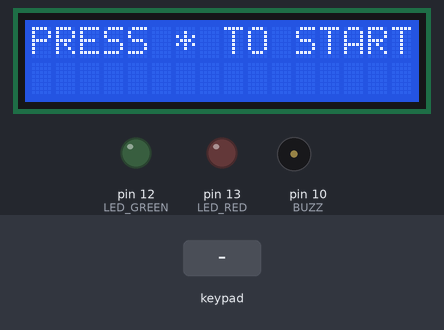
Bench run of a sketch on a simulated Arduino Uno, built with avr-gcc and run on an emulated ATmega328P. On the bench: 16×2 character LCD, output pins drawn as LEDs (lit = HIGH), buzzer (waves = sounding, pin HIGH). Inputs (shaded band) come from the test bench. What the sketch prints to the serial monitor is not drawn.

Above: at 1.9 s.
2.0 s: key '*' pressed
At 4.3 s:
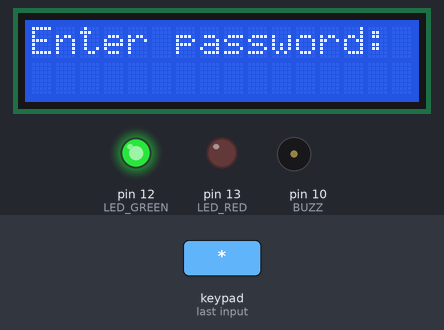
4.6 s: keypad keys 0 0 0 0 # pressed 0.4 s apart
At 7.6 s:
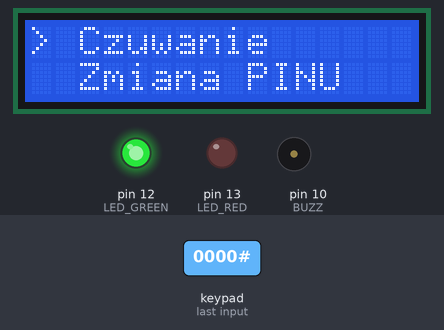
8.1 s: keypad keys 0 0 0 0 pressed 0.4 s apart
At 9.9 s:
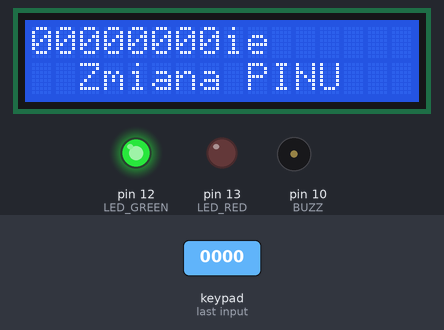
11.2 s: key '1' pressed
At 12.2 s:
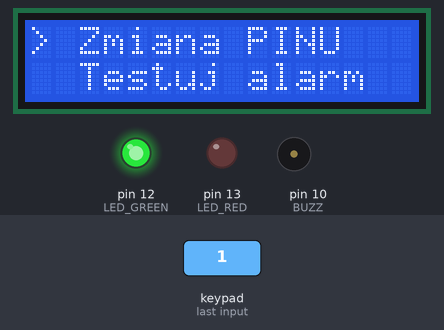
12.7 s: keypad keys 9 8 7 6 pressed 0.4 s apart
At 13.97 s:
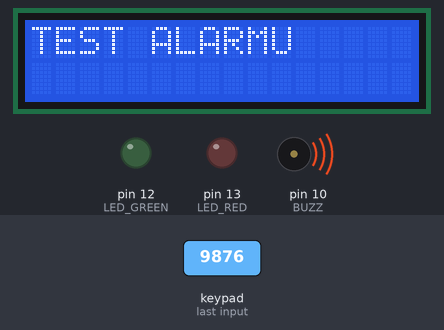
15.8 s: key '<' pressed
At 20.8 s:
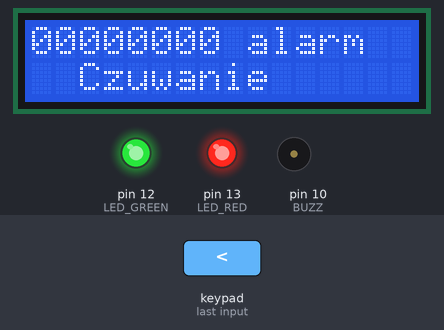
Timing chart, 0 to 21.4 s (numbered marks = the images above; inputs shaded):
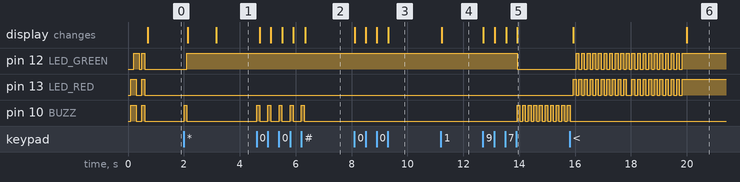

The sketch:

Project_IOT.ino
```cpp
#include <LiquidCrystal_I2C.h>
#include <Wire.h>
#include <Keypad.h>
#include <stdio.h>
#include <string.h>
#define PIR 11

LiquidCrystal_I2C lcd(0x3F, 16, 2);

const int ROW_NUM = 4; //four rows
const int COLUMN_NUM = 4; //four columns

char keys[ROW_NUM][COLUMN_NUM] = {
  {'1','2','3', 'X'},
  {'4','5','6', '<'},
  {'7','8','9', 'C'},
  {'*','0','#', 'S'}
};

byte pin_rows[ROW_NUM] = {9, 8, 7, 6}; //connect to the row pinouts of the keypad
byte pin_column[COLUMN_NUM] = {5, 4, 3, 2}; //connect to the column pinouts of the keypad

Keypad keypad = Keypad( makeKeymap(keys), pin_rows, pin_column, ROW_NUM, COLUMN_NUM );

String PIN = "0000";
int position = 0;
String current = "";
int MAX_SIZE = 15;
int MAX_ATTEMPTS = 3;
bool LOGGED = false;
int attempts = 0;

void print_line(String txt, int position = 0){
    lcd.setCursor(0, position);
    lcd.print(txt);
}

void recordPressNumber(char x, int position = 0){
  if(current.length()<MAX_SIZE){
    current += x;
    print_line(current, position);
  }
}

void initialMessage(){
  lcd.clear();
  lcd.setCursor(0,0);
  lcd.print("PRESS * TO START");
}

void hello(){
  lcd.init();
  lcd.backlight();
  // delay(100);
  lcd.setCursor(0,0);
  lcd.print("IOT PROJECT");
  lcd.setCursor(0,1);
  lcd.print("PROSTY ALARM");
  // delay(1000);
  initialMessage();
}

int LED_RED = 13;
int LED_GREEN = 12;
int BUZZ = 10;

void initDiody(){
  pinMode(LED_RED, OUTPUT);
  pinMode(LED_GREEN, OUTPUT);
  pinMode(BUZZ, OUTPUT);
  pinMode(PIR, INPUT);

  delay(100);
  digitalWrite(LED_RED, HIGH);
  digitalWrite(BUZZ, HIGH);
  delay(100);
  digitalWrite(LED_GREEN, HIGH);
  delay(100);
  digitalWrite(LED_RED, LOW);
  digitalWrite(BUZZ, LOW);
  delay(100);
  digitalWrite(LED_GREEN, LOW);
  delay(100);
  digitalWrite(LED_RED, HIGH);
  digitalWrite(LED_GREEN, HIGH);
  digitalWrite(BUZZ, HIGH);
  delay(100);
  digitalWrite(LED_RED, LOW);
  digitalWrite(LED_GREEN, LOW);
  digitalWrite(BUZZ, LOW);
}

void setup() {
  Serial.begin(9600);
  initDiody();
  hello();
}

void czuwanie() {
  delay(500);
  while(true){
    lcd.clear();
    print_line("CLEAR", 0);
    delay(100);

    int ruch = digitalRead(PIR);
    if(ruch == HIGH){
      lcd.clear();
      print_line("MOVE DETECTED!", 0);
      for(int i = 0; i<10;i++){
        digitalWrite(LED_RED, HIGH);
        digitalWrite(LED_GREEN, LOW);
        digitalWrite(BUZZ, HIGH);
        delay(100);
        digitalWrite(LED_RED, LOW);
        digitalWrite(LED_GREEN, HIGH);
        digitalWrite(BUZZ, LOW);
        delay(100);
      }
    }else{
      digitalWrite(LED_RED, LOW);
      digitalWrite(LED_GREEN, LOW);
      digitalWrite(BUZZ, LOW);
    }
  }
}

void countdown(){

}

void loop() {
  if(!LOGGED){
    login();
  }else{
    userMenu();
    // czuwanie();
  }
}

void keyPressedSound(){
  digitalWrite(BUZZ, HIGH);
  delay(100);
  digitalWrite(BUZZ, LOW);
}

void login() {
    char key = keypad.getKey();
    bool lock = false;
    if(key=='*'){
      digitalWrite(BUZZ, HIGH);
      delay(100);
      digitalWrite(BUZZ, LOW);
      digitalWrite(LED_GREEN, HIGH);
      lcd.clear();
      print_line("Enter password:", 0);
      print_line("Confirm with #", 1);
      delay(1000);
      lcd.clear();
      print_line("Enter password:", 0);
      while(!lock){
        char key = keypad.getKey();
        if(key){
          keyPressedSound();
          switch (key){
            case '1':
            case '2':
            case '3':
            case '4':
            case '5':
            case '6':
            case '7':
            case '8':
            case '9':
            case '0':
              recordPressNumber(key, 1);
              break;
            case '<':
              recordBackButton();
              break;
            case 'X':
              recordClearButton();
              break;
            case '#':
              verifyPassword();
              lock = true;
              break;
            default:
              printStatment(key);
          }
        }
      }
  }

}

void verifyPassword(){
    Serial.println(current);
    if(current == PIN){
      lcd.clear();
      print_line("WELCOME ! ! !", 0);
      LOGGED = true;
    }else{
      attempts+=1;
      current = "";
      digitalWrite(LED_RED, HIGH);
      for(int i = 0; i < 3; i++){
        digitalWrite(BUZZ, HIGH);
        delay(100);
        digitalWrite(BUZZ, LOW);
        delay(100);
      }
      lcd.clear();
      print_line("BAD PASSWORD", 0);
      print_line("ATTEMPTS LEFT: "+String(MAX_ATTEMPTS-attempts), 1);
      delay(1000);
      digitalWrite(LED_RED, LOW);
      initialMessage();
    }
}

int currentPosition = 0;
int nextMenuPosition = 1;
String options[] = {"Czuwanie", "Zmiana PINU", "Testuj alarm"};
int menuLength = 3;

void printMenu(){
  lcd.clear();
  print_line("> "+options[currentPosition], 0);
  print_line("  "+options[nextMenuPosition], 1);
}

void incrementPosition(){
  currentPosition = nextMenuPosition;
  nextMenuPosition += 1;
  if(nextMenuPosition==menuLength){
    nextMenuPosition = 0;
  }
}

void decrementPosition(){
  nextMenuPosition = currentPosition;
  currentPosition -= 1;
  if(currentPosition==-1){
    currentPosition = menuLength - 1;
  }
}

void testAlarm(){
  lcd.clear();
  print_line("TEST ALARMU", 0);
  digitalWrite(LED_RED, LOW);
  digitalWrite(LED_GREEN, LOW);
  for(int i = 0; i<10; i++){
    digitalWrite(BUZZ, HIGH);
    delay(100);
    digitalWrite(BUZZ, LOW);
    delay(100);
  }
  lcd.clear();
  print_line("TEST DIOD", 0);
  for(int i = 0; i<10; i++){
    digitalWrite(LED_RED, HIGH);
    digitalWrite(LED_GREEN, LOW);
    delay(100);
    digitalWrite(LED_RED, LOW);
    digitalWrite(LED_GREEN, HIGH);
    delay(100);
  }
  for(int i = 0; i<10; i++){
    digitalWrite(LED_RED, LOW);
    digitalWrite(LED_GREEN, LOW);
    delay(100);
    digitalWrite(LED_RED, HIGH);
    digitalWrite(LED_GREEN, HIGH);
    delay(100);
  }

  digitalWrite(LED_GREEN, HIGH);
}

void selectOption(){
  switch(currentPosition){
    case 0: // Czuwanie
      break;
    case 1: // Zmiana PIN
      break;
    case 2: // Test alarmu
      testAlarm();
      break;
    default:
      break;
  }
  printMenu();
}


void userMenu(){
  printMenu();
  while(true){
    char key = keypad.getKey();
      if(key){
        switch (key){
          case '1':
          case '2':
            incrementPosition();
            printMenu();
            break;
          case '3':
          case '4':
          case '5':
          case '6':
            selectOption();
            break;
          case '7':
          case '8':
            decrementPosition();
            printMenu();
            break;
          case '9':
          case '0':
            recordPressNumber(key, 0);
            break;
          case '<':
            recordBackButton();
            break;
          case 'X':
            recordClearButton();
            break;
          // default:
            // printStatment(key);
        }
      }
  }
}


void recordBackButton(){
  if(current.length()>0){
    current = current.substring(0, current.length()-1);
    print_line(current, 0);
  }
}

void recordClearButton(){
    current = "";
    print_line(current, 0);
    // Serial.println(x);
}


void printStatment(char x){
  lcd.clear();
  lcd.setCursor(0,0);
  lcd.print(x);
  Serial.println(x);
}
```

Measured:
- after the input at 2.0 s, pin 12 (LED_GREEN): LOW → HIGH after 0.11 s; pin 10 (BUZZ): LOW → HIGH at once, → LOW 0.10 s later; the display: first changes after 0.14 s (image 1 shows a later state)
- after the input at 4.6 s, pin 10 (BUZZ): alternates HIGH for 0.10 s and LOW for 0.30 s, 10 changes in all, then stays LOW, starting at once; the display: first changes after 0.11 s (image 2 shows a later state)
- after the input at 8.1 s, the display: first changes at once (image 3 shows a later state)
- after the input at 11.2 s, the display: changes at once (image 4)
- after the input at 12.7 s, pin 12 (LED_GREEN): HIGH → LOW after 1.2 s; pin 10 (BUZZ): alternates HIGH for 0.10 s and LOW for 0.10 s, starting after 1.2 s; the display: first changes at once (image 5 shows a later state)
- after the input at 15.8 s, the display: first differs from a run without the input after 4.2 s (image 6)
